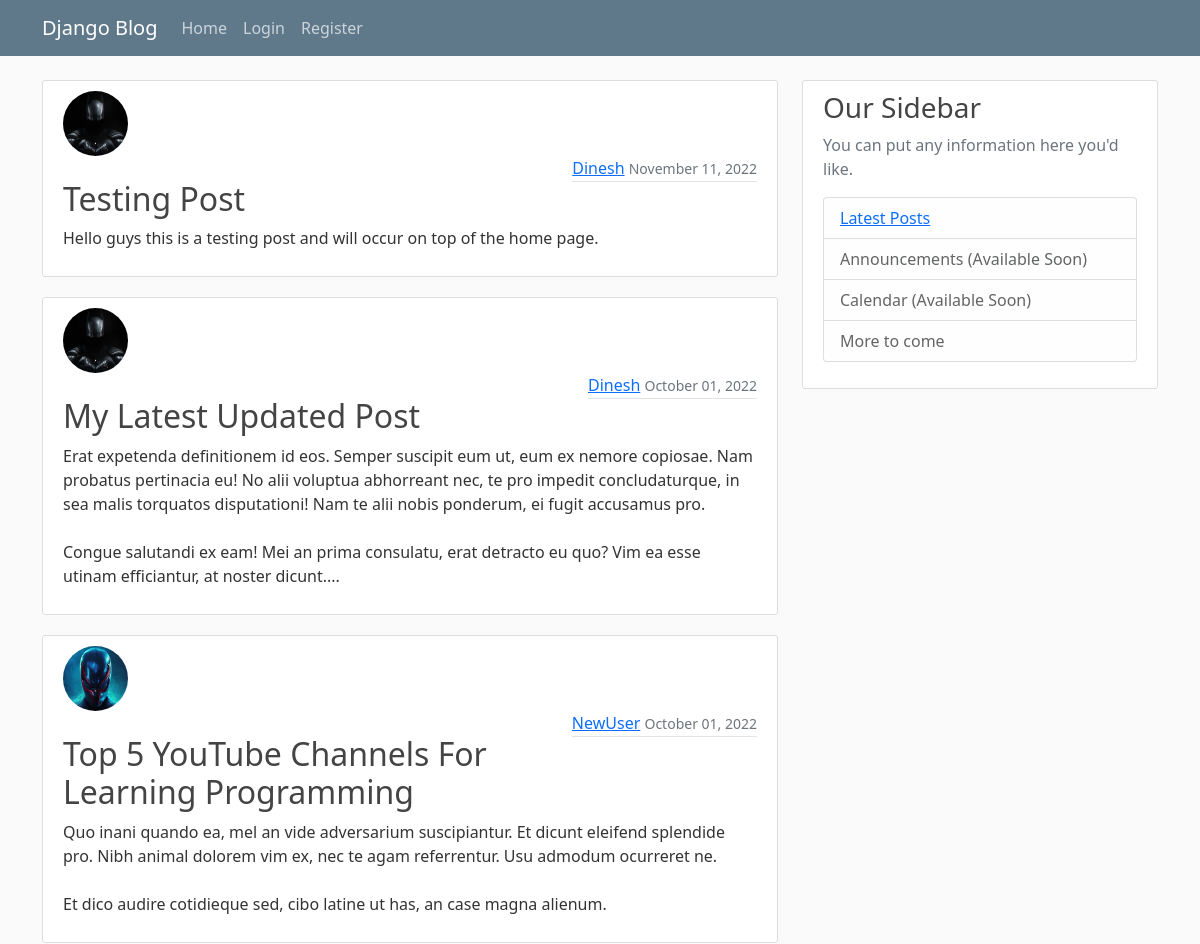
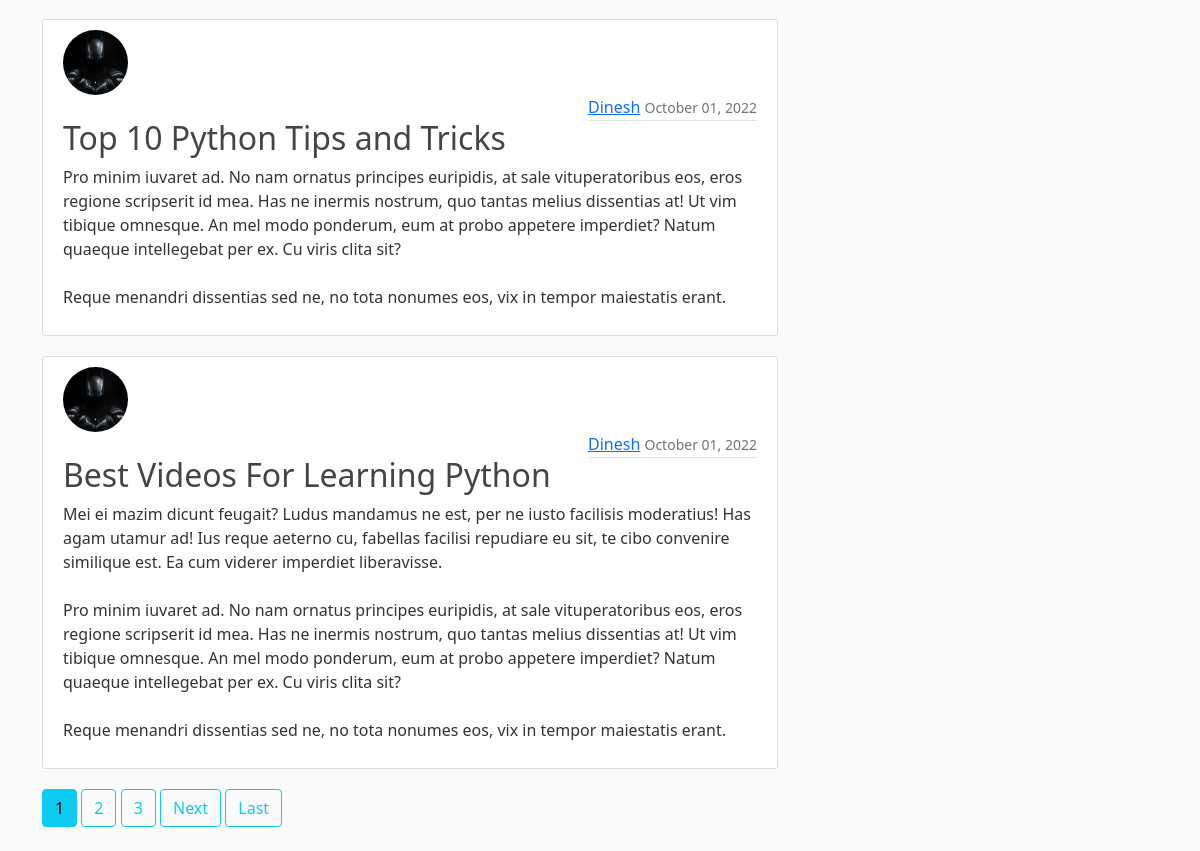
The page / on the database its author committed (2 pictures, top to bottom).
### blog/models.py (models this page shows, shortened)
class Post(models.Model):
    title = models.CharField(max_length=100)
    content = models.TextField()
    date_posted = models.DateTimeField(default=timezone.now)
    author = models.ForeignKey(User, on_delete=models.CASCADE)

### users/models.py (models this page shows, shortened)
class Profile(models.Model):
    user = models.OneToOneField(User, on_delete=models.CASCADE)
    image = models.ImageField(default='default.jpg', upload_to='profile_pics')

### blog/views.py (the view)
# urls.py: path('', PostListView.as_view(), name='blog-home'),
class PostListView(ListView):
    model = Post
    template_name = 'blog/home.html'  # <app>/<model>_<viewtype>.html
    context_object_name = 'posts'
    ordering = ['-date_posted']
    paginate_by = 5

### blog/templates/blog/home.html (shortened to what this page needs)
{% extends "Blog/base.html" %}
    {%block content%}
    {%for post in posts %}
        <article class="media content-section">
            <img  class="rounded-circle article-img" src="{{ post.author.profile.image.url }}">
            <br>
            <div class="media-body">
              <div class="article-metadata" style="float:right;">
                <a class="mr-2" href="{% url 'user-posts' post.author.username  %}">{{ post.author }}</a>
                <small class="text-muted">{{ post.date_posted|date:"F d, Y" }}</small>
              </div>
                <br>
              <h2><a class="article-title" style="text-decoration:none;" href="{% url 'post-detail' post.id %}">{{ post.title }}</a></h2>
              <p class="article-content">{{ post.content }}</p>
            </div>
          </article>
    {%endfor%}
    {% if is_paginated %}
        {% for num in page_obj.paginator.page_range %}
            {% if page_obj.number == num %}
                 <a class="btn btn-info mb-4" href="?page={{ num }}">{{ num }}</a>
            {% elif num > page_obj.number|add:'-3' and num < page_obj.number|add:'3' %}
                 <a class="btn btn-outline-info mb-4" href="?page={{ num }}">{{ num }}</a>
            {%endif%}
        {%endfor%}
        {% if page_obj.has_next %}
            <a class="btn btn-outline-info mb-4" href="?page={{ page_obj.next_page_number }}">Next</a>
            <a class="btn btn-outline-info mb-4" href="?page={{ page_obj.paginator.num_pages }}">Last</a>
        {% endif %}
    {%endif%}
{%endblock content%}

### blog/templates/blog/base.html (shortened to what this page needs)
{% load static %}
<!DOCTYPE html>
<html lang="en">
<head>
    <link href="https://cdn.jsdelivr.net/npm/bootstrap@5.1.3/dist/css/bootstrap.min.css" rel="stylesheet">
    <link rel="stylesheet" href="{% static "blog/main.css" %}">
</head>
<body>
    <header class="site-header">
        <nav class="navbar navbar-expand-md navbar-dark bg-steel fixed-top">
          <div class="container">
            <a class="navbar-brand mr-4" href="{% url 'blog-home' %}">Django Blog</a>
            <div class="collapse navbar-collapse" id="navbarToggle">
              <div class="navbar-nav mr-auto">
                <a class="nav-item nav-link" href="{% url 'blog-home' %}">Home</a>
              </div>
              <div class="navbar-nav navbar-right">
                  {% if user.is_authenticated %}
                    <a class="nav-item nav-link" href="{% url 'post-create' %}">New Post</a>
                    <a class="nav-item nav-link" href="{% url 'profile' %}">Profile</a>
                    <a class="nav-item nav-link" href="{% url 'logout' %}">Logout</a>
                  {% else %}
                    <a class="nav-item nav-link" href="{% url 'login' %}">Login</a>
                    <a class="nav-item nav-link" href="{% url 'register' %}">Register</a>
                  {% endif %}
              </div>
            </div>
          </div>
        </nav>
    </header>
    <main role="main" class="container">
        <div class="row">
          <div class="col-md-8">
            {% block content %}{% endblock %}
          </div>
          <div class="col-md-4">
            <div class="content-section">
              <h3>Our Sidebar</h3>
              <p class='text-muted'>You can put any information here you'd like.
                <ul class="list-group">
                  <li class="list-group-item list-group-item-light">
                      <a class="mr-2" href="{% url 'blog-home'   %}">Latest Posts</a></li>
                  <li class="list-group-item list-group-item-light">Announcements  (Available Soon)</li>
                  <li class="list-group-item list-group-item-light">Calendar  (Available Soon)</li>
                  <li class="list-group-item list-group-item-light">More to come</li>
                </ul>
              </p>
            </div>
          </div>
        </div>
    </main>
</body>
</html>

### blog/static/blog/main.css (style rules this page uses)
body { background: #fafafa; color: #333333; margin-top: 5rem; }
h1, h2, h3, h4, h5, h6 { color: #444444; }
ul { margin: 0; }
.bg-steel { background-color: #5f788a; }
.site-header .navbar-nav .nav-link { color: #cbd5db; }
.content-section { background: #ffffff; padding: 10px 20px; border: 1px solid #dddddd; border-radius: 3px; margin-bottom: 20px; }
.article-title { color: #444444; }
.article-content { white-space: pre-line; }
.article-img { height: 65px; width: 65px; margin-right: 16px; }
.article-metadata { padding-bottom: 1px; margin-bottom: 4px; border-bottom: 1px solid #e3e3e3 }

### rows shown on the page
Post: author.profile.image (picture), author "Dinesh", date_posted "November 11, 2022", title "Testing Post", content "Hello guys this is a testing post and will occur on top of the home page."
Post: author.profile.image (picture), author "Dinesh", date_posted "October 01, 2022", title "My Latest Updated Post", content "Erat expetenda definitionem id eos. Semper suscipit eum ut, eum ex nemore copiosae. Nam probatus pertinacia eu! No alii voluptua abhorreant nec, te pro impedit concludaturque, in sea malis torquatos disputationi! Nam te alii nobis ponderum, ei fugit accusamus pro. Congue salutandi ex eam! Mei an prima consulatu, erat detracto eu quo? Vim ea esse utinam efficiantur, at noster dicunt...."
Post: author.profile.image (picture), author "NewUser", date_posted "October 01, 2022", title "Top 5 YouTube Channels For Learning Programming", content "Quo inani quando ea, mel an vide adversarium suscipiantur. Et dicunt eleifend splendide pro. Nibh animal dolorem vim ex, nec te agam referrentur. Usu admodum ocurreret ne. Et dico audire cotidieque sed, cibo latine ut has, an case magna alienum."
Post: author.profile.image (picture), author "Dinesh", date_posted "October 01, 2022", title "Top 10 Python Tips and Tricks", content "Pro minim iuvaret ad. No nam ornatus principes euripidis, at sale vituperatoribus eos, eros regione scripserit id mea. Has ne inermis nostrum, quo tantas melius dissentias at! Ut vim tibique omnesque. An mel modo ponderum, eum at probo appetere imperdiet? Natum quaeque intellegebat per ex. Cu viris clita sit? Reque menandri dissentias sed ne, no tota nonumes eos, vix in tempor maiestatis erant."
Post: author.profile.image (picture), author "Dinesh", date_posted "October 01, 2022", title "Best Videos For Learning Python", content "Mei ei mazim dicunt feugait? Ludus mandamus ne est, per ne iusto facilisis moderatius! Has agam utamur ad! Ius reque aeterno cu, fabellas facilisi repudiare eu sit, te cibo convenire similique est. Ea cum viderer imperdiet liberavisse. Pro minim iuvaret ad. No nam ornatus principes euripidis, at sale vituperatoribus eos, eros regione scripserit id mea. Has ne inermis nostrum, quo tantas melius dissentias at! Ut vim tibique omnesque. An mel modo ponderum, eum at probo appetere imperdiet? Natum quaeque intellegebat per ex. Cu viris clita sit? Reque menandri dissentias sed ne, no tota nonumes eos, vix in tempor maiestatis erant."

### other values the page prints
{{ num }} "1"
{{ num }} "2" "3"
